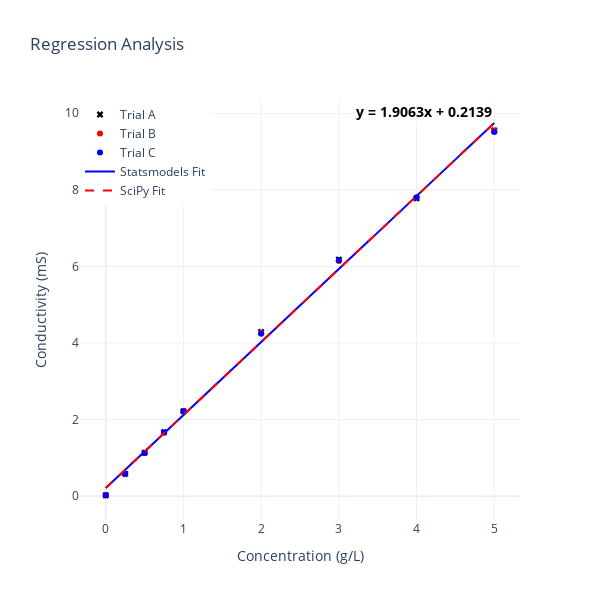

Write notebook code for a chart like this one.
### Code cell
import pandas as pd
import numpy as np
import scipy.stats as stats
import statsmodels.api as sm
import plotly.graph_objects as go

def main():
    # Load data from Excel
    fileName = "RO_Week_1_Data.xlsx"
    df = pd.read_excel(fileName, sheet_name="Results")
    
    # Extract x values (independent variable)
    x_original = df["Concentration_(g/L)"]

    # Extract y values (dependent variables from multiple trials)
    y1 = df["Conductivity_A_(mS)"]
    y2 = df["Conductivity_B_(mS)"]
    y3 = df["Conductivity_C_(mS)"]

    # Combine all y values into one dataset for regression
    all_y = np.concatenate([y1, y2, y3])
    all_x = np.tile(x_original, 3)  # Repeat x-values to match y-values

    # Prepare data for statsmodels regression
    x = sm.add_constant(all_x)  # Add intercept term
    y = pd.concat([y1, y2, y3]).reset_index(drop=True)  # Flatten y values

    # Fit Ordinary Least Squares (OLS) model
    model = sm.OLS(y, x).fit()

    # Extract regression parameters
    slope = model.params.iloc[1]  # Slope
    intercept = model.params.iloc[0]  # Intercept
    equation_text = f"y = {slope:.4f}x + {intercept:.4f}"  # Equation text for display

    # Print model summary
    print(model.summary())

    # Compute and print 95% confidence intervals
    conf_int = model.conf_int(alpha=0.05)
    print("95% Confidence Intervals for Regression Coefficients:")
    print(f"Intercept: {conf_int.iloc[0, 0]:.5f} to {conf_int.iloc[0, 1]:.5f}")
    print(f"Slope: {conf_int.iloc[1, 0]:.5f} to {conf_int.iloc[1, 1]:.5f}")

    # Compute linear regression using SciPy (for comparison)
    scipy_slope, scipy_intercept, _, _, _ = stats.linregress(all_x, all_y)

    # Generate x values for plotting regression lines
    x_linespace = np.linspace(x_original.min(), x_original.max(), 10000)  # Smooth fit

    # Create Plotly figure
    fig = go.Figure()

    # Scatter plots for individual trials
    fig.add_trace(go.Scatter(x=x_original, y=y1, mode='markers', marker=dict(color='black', symbol='x', size=6),
                             name="Trial A"))
    fig.add_trace(go.Scatter(x=x_original, y=y2, mode='markers', marker=dict(color='red', symbol='circle', size=6),
                             name="Trial B"))
    fig.add_trace(go.Scatter(x=x_original, y=y3, mode='markers', marker=dict(color='blue', size=6),
                             name="Trial C"))

    # Plot regression lines
    fig.add_trace(go.Scatter(x=x_linespace, y=slope * x_linespace + intercept, mode='lines', line=dict(color='blue'),
                             name="Statsmodels Fit"))
    fig.add_trace(go.Scatter(x=x_linespace, y=scipy_slope * x_linespace + scipy_intercept, mode='lines', 
                             line=dict(color='red', dash='dash'), name="SciPy Fit"))

    # Add equation annotation
    fig.add_annotation(
        x=x_original.max(),  # Place annotation towards the right side of the graph
        y=slope * x_original.max() + intercept,
        text=f"<b>{equation_text}</b>",
        showarrow=False,
        font=dict(size=14, color="black"),
        align="right",
        xanchor="right",
        yanchor="bottom",
        bgcolor="white"
    )

    # Layout customization
    fig.update_layout(
        title="Regression Analysis",
        xaxis_title="Concentration (g/L)",
        yaxis_title="Conductivity (mS)",
        legend=dict(x=0, y=1),
        template="plotly_white",
        autosize=False,  # Disable autosizing
        width=600,  # Adjust width to make it more square
        height=600
    )

    # Show interactive plot
    fig.show()

main()

### Figure 1 — Plotly figure (JSON) as saved in the notebook; plotly's stock layout.template omitted (floating-point values rounded to 4 significant figures; data arrays with more than 128 entries replaced by an {"elided": "..."} marker saying what was removed)
{"data": [{"marker": {"color": "black", "size": 6, "symbol": "x"}, "mode": "markers", "name": "Trial A", "type": "scatter", "x": [0.25, 0.5, 0.75, 1.0, 2.0, 3.0, 4.0, 5.0, 0.0], "y": [0.5849, 1.139, 1.671, 2.22, 4.29, 6.18, 7.78, 9.55, 0.025]}, {"marker": {"color": "red", "size": 6, "symbol": "circle"}, "mode": "markers", "name": "Trial B", "type": "scatter", "x": [0.25, 0.5, 0.75, 1.0, 2.0, 3.0, 4.0, 5.0, 0.0], "y": [0.5817, 1.126, 1.665, 2.22, 4.26, 6.14, 7.8, 9.55, 0.0246]}, {"marker": {"color": "blue", "size": 6}, "mode": "markers", "name": "Trial C", "type": "scatter", "x": [0.25, 0.5, 0.75, 1.0, 2.0, 3.0, 4.0, 5.0, 0.0], "y": [0.5834, 1.131, 1.661, 2.221, 4.24, 6.16, 7.8, 9.51, 0.0246]}, {"line": {"color": "blue"}, "mode": "lines", "name": "Statsmodels Fit", "type": "scatter", "x": {"elided": "10000 float values"}, "y": {"elided": "10000 float values"}}, {"line": {"color": "red", "dash": "dash"}, "mode": "lines", "name": "SciPy Fit", "type": "scatter", "x": {"elided": "10000 float values"}, "y": {"elided": "10000 float values"}}], "layout": {"annotations": [{"align": "right", "bgcolor": "white", "font": {"color": "black", "size": 14}, "showarrow": false, "text": "<b>y = 1.9063x + 0.2139</b>", "x": 5, "xanchor": "right", "y": 9.745, "yanchor": "bottom"}], "autosize": false, "height": 600, "legend": {"x": 0, "y": 1}, "title": {"text": "Regression Analysis"}, "width": 600, "xaxis": {"title": {"text": "Concentration (g/L)"}}, "yaxis": {"title": {"text": "Conductivity (mS)"}}}}
